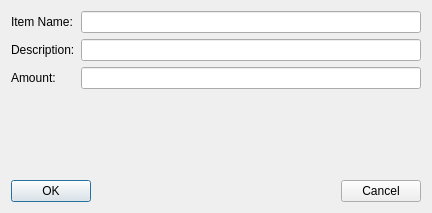
<?xml version="1.0" encoding="UTF-8"?>
<ui version="4.0">
 <class>AddItemToInvoiceDialog</class>
 <widget class="QDialog" name="AddItemToInvoiceDialog">
  <property name="geometry">
   <rect>
    <x>0</x>
    <y>0</y>
    <width>432</width>
    <height>213</height>
   </rect>
  </property>
  <property name="windowTitle">
   <string>Dialog</string>
  </property>
  <layout class="QVBoxLayout" name="verticalLayout">
   <item>
    <layout class="QGridLayout" name="gridLayout">
     <item row="0" column="0">
      <widget class="QLabel" name="label">
       <property name="text">
        <string>Item Name:</string>
       </property>
      </widget>
     </item>
     <item row="0" column="1">
      <widget class="QLineEdit" name="txtItemName"/>
     </item>
     <item row="1" column="0">
      <widget class="QLabel" name="label_2">
       <property name="text">
        <string>Description:</string>
       </property>
      </widget>
     </item>
     <item row="1" column="1">
      <widget class="QLineEdit" name="txtDescription"/>
     </item>
     <item row="2" column="0">
      <widget class="QLabel" name="label_3">
       <property name="text">
        <string>Amount:</string>
       </property>
      </widget>
     </item>
     <item row="2" column="1">
      <widget class="QLineEdit" name="txtAmount"/>
     </item>
    </layout>
   </item>
   <item>
    <spacer name="verticalSpacer">
     <property name="orientation">
      <enum>Qt::Vertical</enum>
     </property>
     <property name="sizeHint" stdset="0">
      <size>
       <width>20</width>
       <height>76</height>
      </size>
     </property>
    </spacer>
   </item>
   <item>
    <layout class="QHBoxLayout" name="horizontalLayout">
     <item>
      <widget class="QPushButton" name="cmdOK">
       <property name="text">
        <string>OK</string>
       </property>
      </widget>
     </item>
     <item>
      <spacer name="horizontalSpacer">
       <property name="orientation">
        <enum>Qt::Horizontal</enum>
       </property>
       <property name="sizeHint" stdset="0">
        <size>
         <width>40</width>
         <height>20</height>
        </size>
       </property>
      </spacer>
     </item>
     <item>
      <widget class="QPushButton" name="cmdCancel">
       <property name="text">
        <string>Cancel</string>
       </property>
      </widget>
     </item>
    </layout>
   </item>
  </layout>
 </widget>
 <resources/>
 <connections>
  <connection>
   <sender>cmdCancel</sender>
   <signal>clicked()</signal>
   <receiver>AddItemToInvoiceDialog</receiver>
   <slot>reject()</slot>
   <hints>
    <hint type="sourcelabel">
     <x>376</x>
     <y>181</y>
    </hint>
    <hint type="destinationlabel">
     <x>377</x>
     <y>140</y>
    </hint>
   </hints>
  </connection>
 </connections>
</ui>
